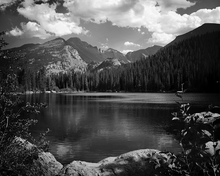
%> input picture nature.bmp, 220 x 176 px, shrunk from 640 x 512 before the run
$ octave mp1_kfold.m   (GNU Octave 9; MATLAB toolbox functions it lacks are replaced by stand-ins)
%> lines starting %> are read from the running program, lines starting %| are printed output that depends on the picture
%% Mini Project 1 - Compressed Sensing with LASSO

%% Read the images and display one
nature = imread("nature.bmp");
%> nature is the input picture: size 176x220 uint8; min 0, max 255, mean 80
fishing_boat = imread("fishing_boat.bmp");
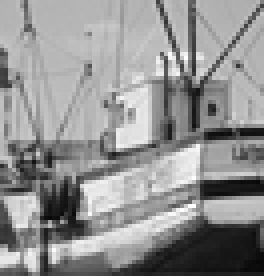
%> input picture fishing_boat.bmp, 66 x 69 px, shrunk from 192 x 200 before the run (shown 4 times larger)
%> fishing_boat is the input picture: size 69x66 uint8; min 8, max 255, mean 145.4
image = double(fishing_boat);
imagesc(image); colormap gray

%% Get the user to input the block size
validBlockSize = 0;
while(~validBlockSize)
    k = input("Input block size: ");
    [xSize, ySize] = size(image);
    xBlocks = xSize/k;
    yBlocks = ySize/k;
    if mod(xSize,k) == 0 && mod(ySize,k) == 0
        validBlockSize = 1;
    else
        disp("Invalid Block Size.")
    end
end
%> this loop made 1 pass; the answer given on pass 1: 3
%> after the loop, validBlockSize = 1

%% Put each block into an array
blockArray = zeros(k,k,xBlocks*yBlocks);
blockIncrement = 1;
for xblockNum = 1:xBlocks
    for yblockNum = 1:yBlocks
        blockArray(:,:,blockIncrement) = image(k*(xblockNum-1)+1:k*xblockNum,k*(yblockNum-1)+1:k*yblockNum);
        blockIncrement = blockIncrement + 1;
    end
end
%> after the loop, blockIncrement = 507

% [10 lines of commented-out code are left out]
%% Sample a random S pixels

s = input("How many pixels do you want to sample (max is " + k^2 +")? ");
%> the answer given: 3
% Don't go over k^2 pixels
if s > k^2
    s = k^2;
end

% Estimating -255
randPixels = -255*ones(k,k,xBlocks*yBlocks);
for blockNum = 1:xBlocks*yBlocks
    randPixelInd = randperm(k^2, s);
    [randPixelRow, randPixelCol] = ind2sub([k,k],randPixelInd);
    for i = 1:s
        randPixels(randPixelRow(i),randPixelCol(i),blockNum) = blockArray(randPixelRow(i), randPixelCol(i), blockNum);
    end
    randPixels(:,:,blockNum) = randPixels(:,:,blockNum)/255;
end
imagesc(randPixels(:,:,1)); colormap gray

%% Display sampled image
newImage = zeros(xSize,ySize);
blockIncrement = 1;
for xblockNum = 1:xBlocks
    for yblockNum = 1:yBlocks
        newImage(k*(xblockNum-1)+1:k*xblockNum,k*(yblockNum-1)+1:k*yblockNum) = randPixels(:,:,blockIncrement);
        blockIncrement = blockIncrement + 1;
    end
end
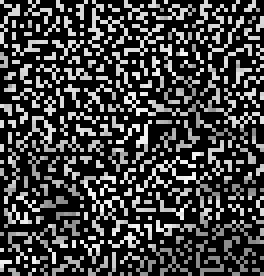
%> newImage: size 69x66 double (shown 4 times larger); min -1, max 1, mean -0.477; drawn with min black and max white
figure; imshow(newImage/max(max(newImage)));
%> after `imshow(newImage/max(max(newImage)))`:
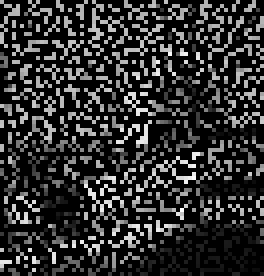
%> displayed picture: size 69x66, on the screen's scale of 0 to 255 (shown 4 times larger); min 0, max 255, mean 48.4

%% Create the T matrix
% Sample the T matrix by rows --> A matrix
%   If a pixel is -1, then delete that row

P = k;
Q = k;

T = zeros(k*k);
colCounter = 0;

for u = 1:k
    for v = 1:k
        % Updates on every change in u and v
        colCounter = colCounter + 1;
        T_col = zeros(P,Q); % Actually a matrix but it will be reshaped
        if u == 1
            a = sqrt(1/P);
        else
            a = sqrt(2/P);
        end
        if v == 1
            b = sqrt(1/Q);
        else
            b = sqrt(2/Q);
        end

        % Calculate the values of each column and then concatenate them all
        % together into one big T matrix
        for x = 1:k
            for y = 1:k
                T_col(x,y) = a*b*cos(pi*(2*x-1)*(u-1)/(2*P))*cos(pi*(2*y-1)*(v-1)/(2*Q));
            end
        end
        T_col = reshape(T_col,[P*Q,1]);

        T(:,colCounter) = T_col;
    end
end

%% Sample T and C for a block to get A and B
A_mats = zeros(s, k*k, blockNum); % Sampled Transformation Matrix
B_mats = zeros(s, 1, blockNum); % Sampled Pixels (+1 to 0 DC)
for blockIndex = 1:blockNum
    block = randPixels(:,:,blockIndex);
    pixCol = reshape(block, [k*k,1]);
    missingPicIndices = find(pixCol == -1);

    % Delete the rows you don't want from T
    T_temp = T;
    T_temp(missingPicIndices,:) = [];
    A_mats(:,:,blockIndex) = T_temp;

    % Delete the rows you don't want from C
    pixCol(missingPicIndices) = [];
    B_mats(:,1,blockIndex) = pixCol;

end
%> this loop made 506 passes
%> (block, missingPicIndices) on passes 1 to 3: ([0.69 -1 -1; -1 0.698 0.702; -1 -1 -1], [2; 3; 4; 6; 7; 9]), ([-1 -1 -1; -1 0.737 -1; 0.702 0.722 -1], [1; 2; 4; 7; 8; 9]), ([-1 0.702 -1; -1 -1 0.71; -1 0.639 -1], [1; 2; 3; 5; 7; 9])
%> after the loop, T_temp = [0.333 0.408 0.236 2.89e-17 3.54e-17 2.04e-17 -0.471 -0.577 -0.333; 0.333 2.89e-17 -0.471 2.89e-17 2.5e-33 -4.08e-17 -0.471 -4.08e-17 0.667; 0.333 -0.408 0.236 -0.408 0.5 -0.289 0.236 -0.289 0.167]; pixCol = [0.0471; 0.0431; 0.114]

%% Determine the value of lambda through cross val and get gamma via lasso
lambda = logspace(-12, 1, 25);
selectedLambda = zeros(1,blockNum);
gamma = zeros(k*k, 1, blockNum);

% Randomly sample pixels from the B matrix into 4 folds
for b = 1:blockNum
    % Get the MSE for each lambda through cross validation
    pixIndices = createFolds(B_mats(:,:,b),4);
    MSE = zeros(1,length(lambda));
    for f = 1:4
        tempMSE = calcMSE(pixIndices, A_mats(:,:,b), B_mats(:,:,b), 4, lambda);
% [44 lines not run here, left out]
function pixIndices = createFolds(Bmat, numFolds)
    % Initialize pixIndices
    pixIndices = {};
    for i = 1:numFolds
        pixIndices(numFolds) = {[]};
    end

    % Randomly shuffle pixels and distribute them into k bins
    sortedPix = randperm(length(Bmat));
    for i = 1:length(sortedPix)
        foldNum = mod(i,numFolds)+1;
        pixIndices(foldNum) = {[pixIndices{foldNum}, sortedPix(i)]};
    end
end

function MSE = calcMSE(foldPix, a_mat, b_mat, numFolds, lambdas)
    MSE = zeros(1,length(lambdas));
    for i = 1:numFolds
        % Sort Data into Testing and Training
        testingPix = foldPix{i};
        trainingPix = [];
        for j = 1:numFolds
            if i ~= j
                trainingPix = [trainingPix, foldPix{j}];
            end
        end

        % Get the pixels for the training folds
        a_train = a_mat(:, 2:end); % Don't train with the DC component
        a_train(testingPix, :) = [];
        b_train = b_mat;
        b_train(testingPix, :) = [];

        % Get the pixels for the testing folds
        a_test = a_mat(testingPix, :);
        b_test = b_mat(testingPix, :);

%> (the run ends here)
